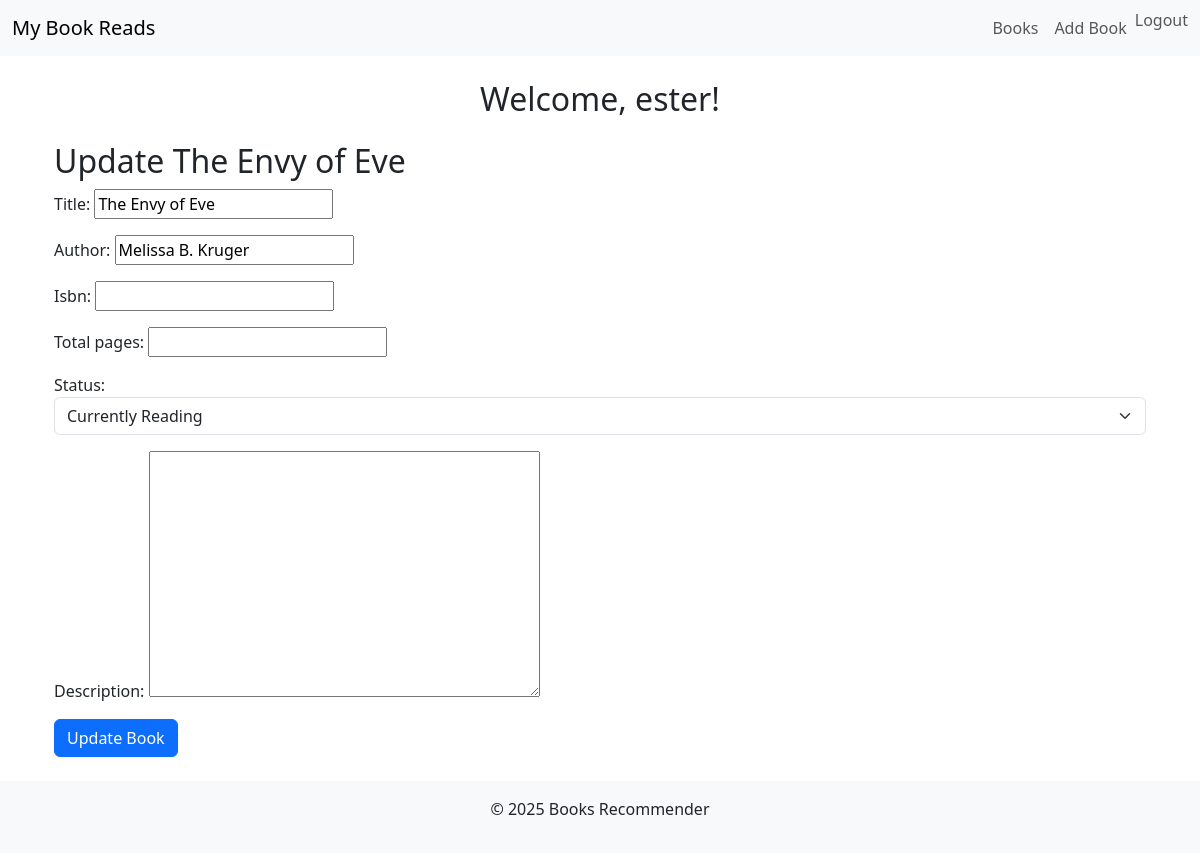
The app's page /books/1/edit/ (signed in), older data.
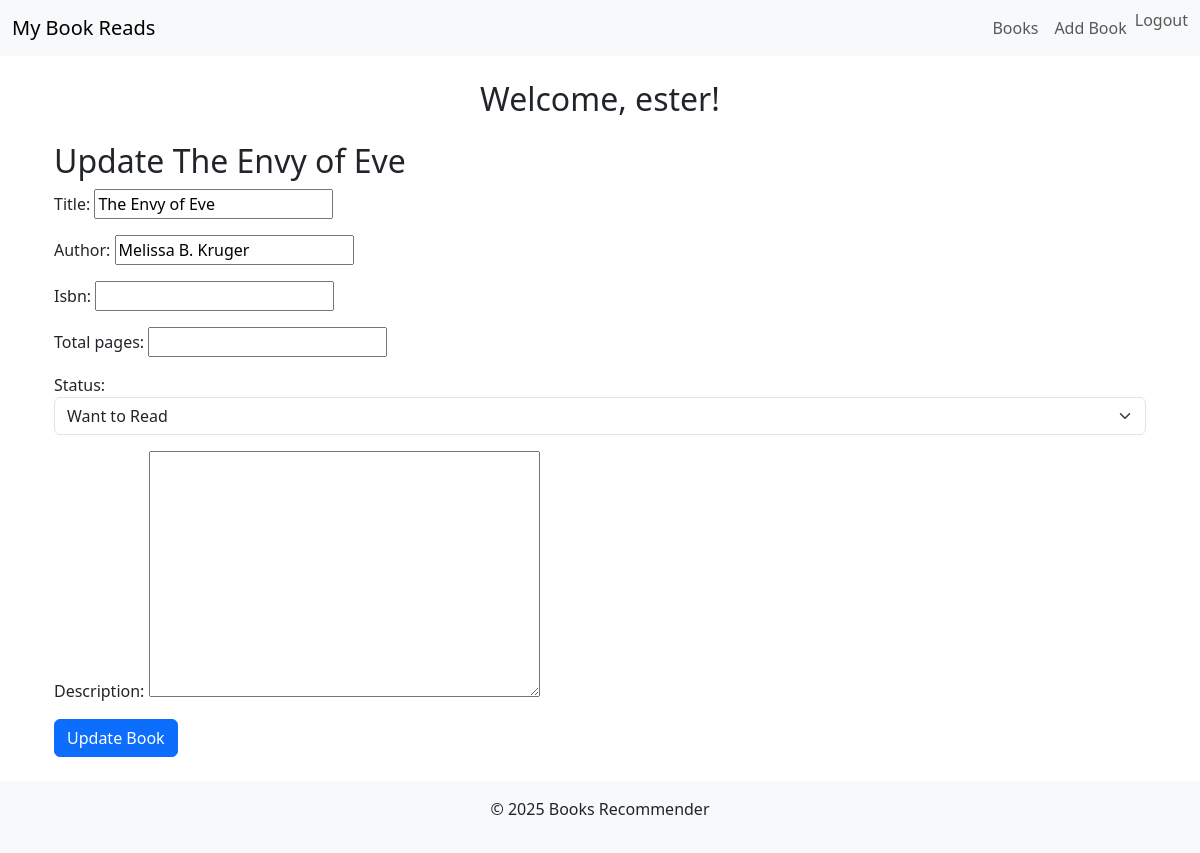
The same page, newer data.
### books/models.py (models this page shows)
class Book(models.Model):
    STATUS_CHOICES = (
        ('reading', 'Currently Reading'),
        ('completed', 'Completed'),
        ('want_to_read', 'Want to Read'),
    )
    user = models.ForeignKey(User, on_delete=models.CASCADE, related_name='books')
    title = models.CharField(max_length=255)
    author = models.CharField(max_length=255)
    description = models.TextField(blank=True, null=True)
    tags = TaggableManager(blank=True)  # Using taggit for tagging books
    isbn = models.CharField(max_length=13, db_index=True, blank=True)
    total_pages = models.PositiveIntegerField(null=True, blank=True)
    current_page = models.PositiveIntegerField(default=0)
    status = models.CharField(
        max_length=20,
        choices=STATUS_CHOICES,
        default='want_to_read'
    )
    date_added = models.DateTimeField(auto_now_add=True)
    last_updated = models.DateTimeField(auto_now=True)
    class Meta:
        ordering = ['-date_added']
        unique_together = ['user', 'title', 'author']
        verbose_name = 'Book'

### books/views.py (the view)
# urls.py: path("books/<int:pk>/edit/", BookUpdateView.as_view(), name="book-edit"),
class BookUpdateView(LoginRequiredMixin, UpdateView):
    model = Book
    form_class = BookForm
    template_name = "books/book_form.html"
    success_url = reverse_lazy('book_list')
    def get_object(self, queryset=None):
        book = super().get_object(queryset)
        if book.user != self.request.user:
            raise Http404("You do not have permission to edit this book.")
        return book

### books/forms.py
class BookForm(forms.ModelForm):
    class Meta:
        model = Book
        fields = ['title', 'author', 'isbn', 'total_pages', 'status','description', 'tags']
        widgets = {
            'status': forms.Select(attrs={'class': 'form-select'}),
        }
    def __init__(self, *args, **kwargs):
        super().__init__(*args, **kwargs)
        self.fields['total_pages'].widget.attrs['min'] = 1

### books/templates/books/book_form.html (shortened to what this page needs)
{% extends "books/base.html" %}
{% block content %}
<div class="container">
    <h2>
        {% if object %}Update {{ object.title }}{% else %}Add New Book{% endif %}
    </h2>
    {% if not request.user.is_authenticated %}
    <div class="alert alert-danger">
        <i class="fas fa-exclamation-triangle"></i>
        You must be <a href="{% url 'login' %}?next={{ request.path }}">logged in</a>
        to add or edit books.
    </div>
    {% else %}
        <form method="post">
            {{ form.as_p }}
            <button type="submit" class="btn btn-primary">
                {% if object %}Update Book{% else %}Add Book{% endif %}
            </button>
        </form>
    {% endif %}
</div>
{% endblock %}

Row changes from the older to the newer data that the page shows:
changed Book "The Envy of Eve": status "Currently Reading" → "Want to Read"
